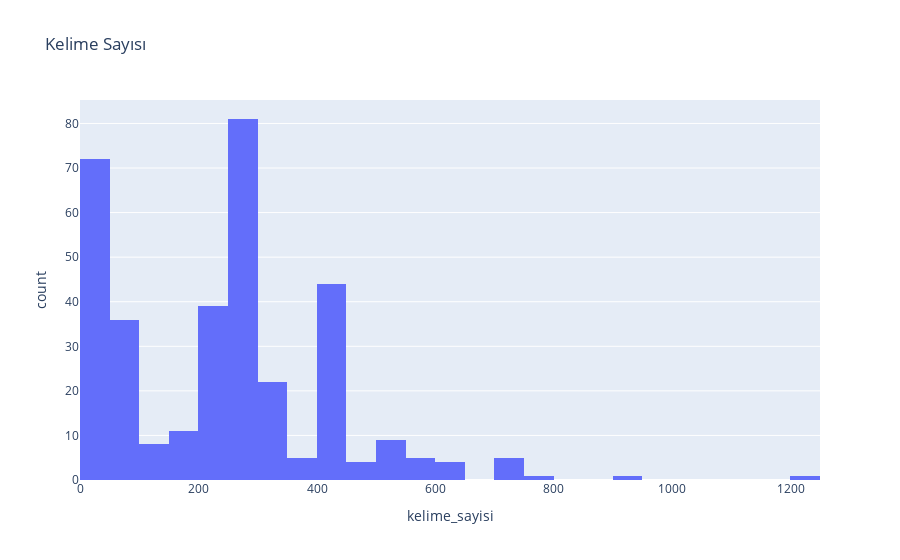

Notebook source saved alongside this figure:
### Code cell
fig = px.histogram(data, x="kelime_sayisi", nbins=50, title='Kelime Sayısı')
fig.show()

### Figure 1 — Plotly figure (JSON) as saved in the notebook; plotly's stock layout.template omitted (floating-point values rounded to 4 significant figures; data arrays with more than 128 entries replaced by an {"elided": "..."} marker saying what was removed)
{"data": [{"alignmentgroup": "True", "bingroup": "x", "hovertemplate": "kelime_sayisi=%{x}<br>count=%{y}<extra></extra>", "legendgroup": "", "marker": {"color": "#636efa", "pattern": {"shape": ""}}, "name": "", "nbinsx": 50, "offsetgroup": "", "orientation": "v", "showlegend": false, "x": {"elided": "348 int values"}, "xaxis": "x", "yaxis": "y", "type": "histogram"}], "layout": {"xaxis": {"anchor": "y", "domain": [0.0, 1.0], "title": {"text": "kelime_sayisi"}}, "yaxis": {"anchor": "x", "domain": [0.0, 1.0], "title": {"text": "count"}}, "legend": {"tracegroupgap": 0}, "title": {"text": "Kelime Sayısı"}, "barmode": "relative"}}
